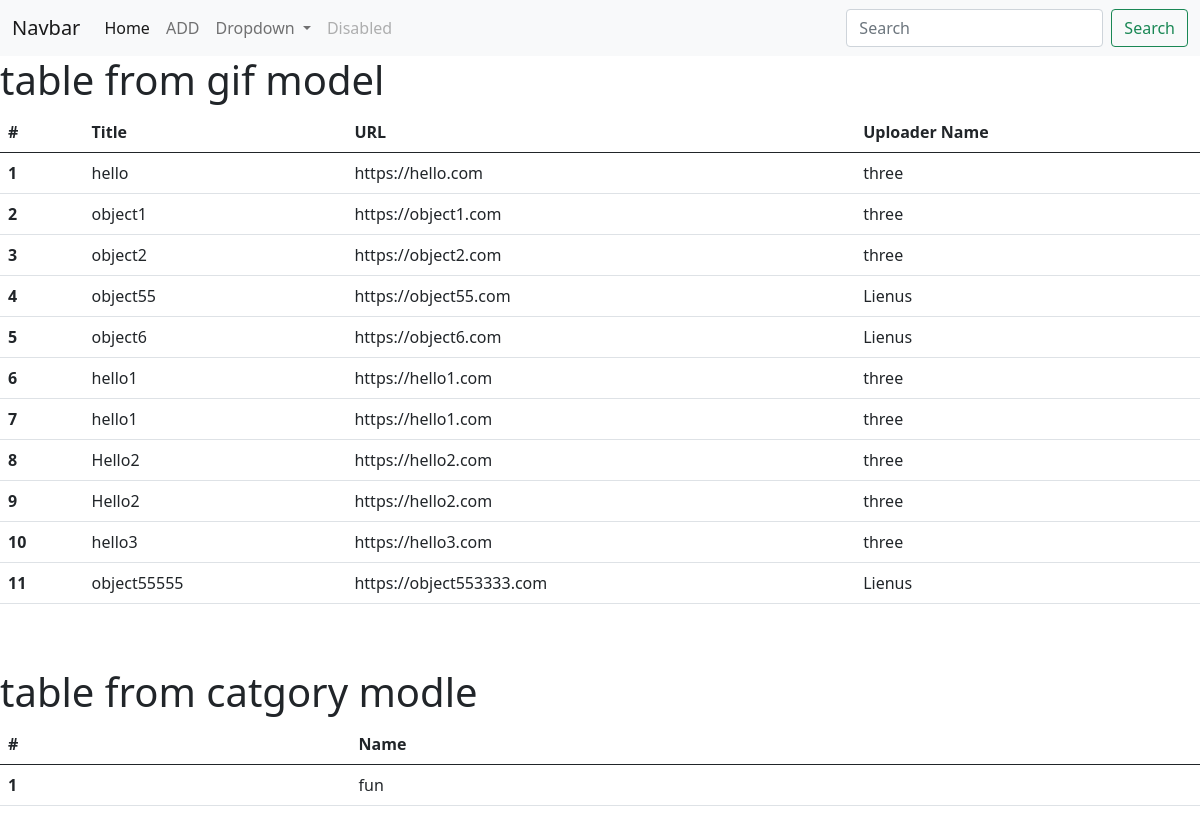
The page / on the database its author committed.
### giphy_app1/models.py (models this page shows, shortened)
class gif(models.Model):
    title= models.CharField(max_length=50)
    url = models.URLField(max_length=200)
    uploader_name = models.CharField(max_length=50)
    created_at = models.DateTimeField(auto_now=True)

class category(models.Model):
    name= models.CharField(max_length=50)
    gifs = models.ManyToManyField(gif)

### giphy_app1/views.py (the view)
# urls.py: 2. Add a URL to urlpatterns:  path('', views.home, name='home')
def home(request):
    result = gif.objects.all()
    result1 = category.objects.all()
    return render (request, "gif.html", {'reslut': result, 'reslut1': result1})

### templates/gif.html
{% extends 'base.html' %}
{% block content %}
<h1> table from gif model</h1>
<table class="table">
    <thead>
      <tr>
        <th scope="col">#</th>
        <th scope="col">Title</th>
        <th scope="col">URL</th>
        <th scope="col">Uploader Name</th>
      </tr>
    </thead>
    <tbody>
        {% for res in reslut %}
      <tr>
        <th scope="row">{{forloop.counter}}</th>
        <td>{{res.title}}</td>
        <td>{{res.url}}</td>
        <td>{{res.uploader_name}}</td>
      </tr>
      {%endfor%}
    </tbody>
  </table>
<br>
<br>
  <h1> table from catgory modle </h1>
  <table class="table">
    <thead>
      <tr>
        <th scope="col">#</th>
        <th scope="col">Name</th>
      </tr>
    </thead>
    <tbody>
      {% for res in reslut1 %}
      <tr>
        <th scope="row">{{forloop.counter}}</th>
        <td>{{res.name}}</td> </tr>
      {%endfor%}
    </tbody>
  </table>
{%endblock%}

### templates/base.html (shortened to what this page needs)
<!doctype html>
<html lang="en">
  <head>
    <link href="https://cdn.jsdelivr.net/npm/bootstrap@5.0.0-beta1/dist/css/bootstrap.min.css" rel="stylesheet">
  </head>
  <body>
    <nav class="navbar navbar-expand-lg navbar-light bg-light">
        <div class="container-fluid">
          <a class="navbar-brand" href="#">Navbar</a>
          <div class="collapse navbar-collapse" id="navbarSupportedContent">
            <ul class="navbar-nav me-auto mb-2 mb-lg-0">
              <li class="nav-item">
                <a class="nav-link active" aria-current="page" href="/">Home</a>
              </li>
              <li class="nav-item">
                <a class="nav-link" href="add">ADD</a>
              </li>
              <li class="nav-item dropdown">
                <a class="nav-link dropdown-toggle" href="#" id="navbarDropdown" role="button" data-bs-toggle="dropdown" aria-expanded="false">
                  Dropdown
                </a>
              </li>
              <li class="nav-item">
                <a class="nav-link disabled" href="#" tabindex="-1" aria-disabled="true">Disabled</a>
              </li>
            </ul>
            <form class="d-flex">
              <input class="form-control me-2" type="search" placeholder="Search" aria-label="Search">
              <button class="btn btn-outline-success" type="submit">Search</button>
            </form>
          </div>
        </div>
      </nav>
    {% block content %}
    {% endblock %}
  </body>
</html>

### rows shown on the page
gif: title "hello", url "https://hello.com", uploader_name "three"
gif: title "object1", url "https://object1.com", uploader_name "three"
gif: title "object2", url "https://object2.com", uploader_name "three"
gif: title "object55", url "https://object55.com", uploader_name "Lienus"
gif: title "object6", url "https://object6.com", uploader_name "Lienus"
gif: title "hello1", url "https://hello1.com", uploader_name "three"
gif: title "hello1", url "https://hello1.com", uploader_name "three"
gif: title "Hello2", url "https://hello2.com", uploader_name "three"
gif: title "Hello2", url "https://hello2.com", uploader_name "three"
gif: title "hello3", url "https://hello3.com", uploader_name "three"
gif: title "object55555", url "https://object553333.com", uploader_name "Lienus"
category: name "fun"
